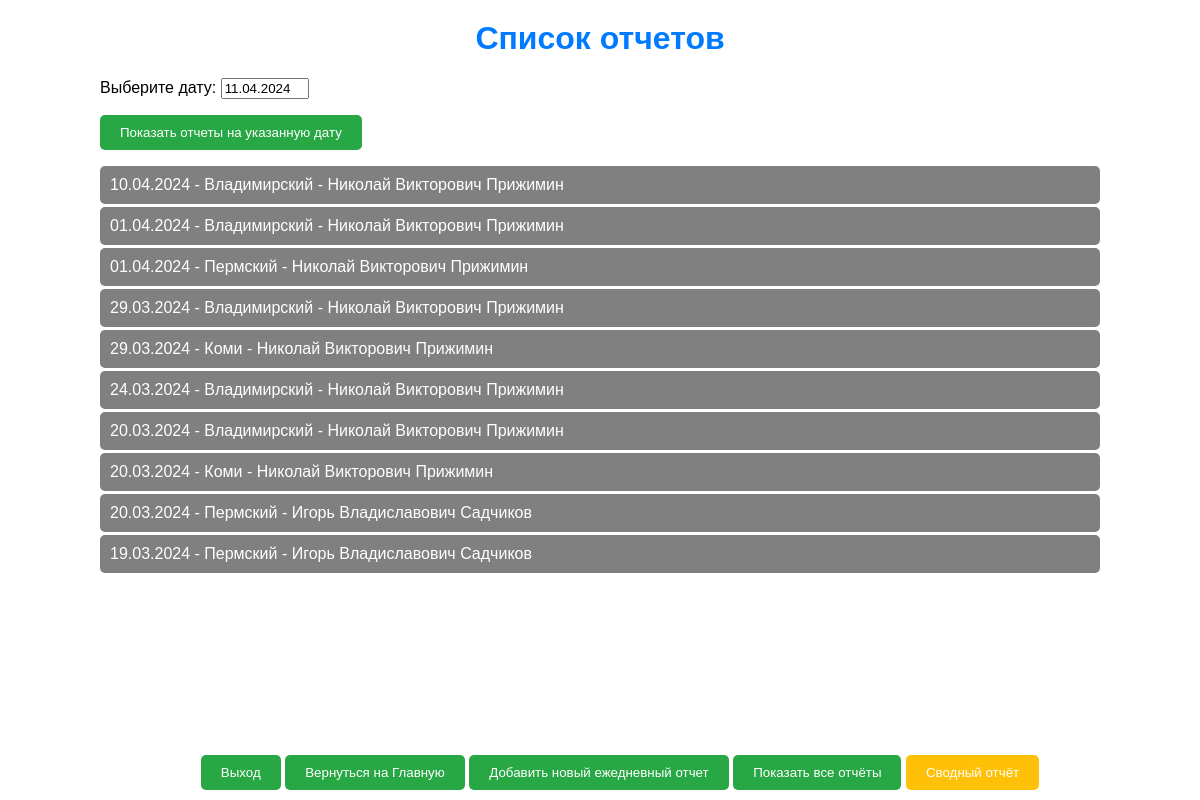
Screenshot of /daily/ (signed in) with the database file from the repository.
### daily/models.py (models this page shows, shortened)
class DailyReport(models.Model):
    created_at = models.DateTimeField('Время создания', auto_now_add=True, editable=False)  # Нередактируемое поле с временем создания
    report_date = models.DateField('Отчётная дата')
    author = models.ForeignKey(User, verbose_name='Автор', on_delete=models.CASCADE)
    department = models.ForeignKey(Department, verbose_name='Филиал', on_delete=models.CASCADE)
    field_1 = models.PositiveSmallIntegerField('Незакрытие постов охраны', default=0)
    field_2 = models.PositiveSmallIntegerField('Отсутствие спец. средств и оружия', default=0)
    field_3 = models.PositiveSmallIntegerField('Ненадлежащее проведение досмотра', default=0)
    field_4 = models.PositiveSmallIntegerField('Самовольное покидание поста', default=0)
    field_5 = models.PositiveSmallIntegerField('Допущение проникновения посторонних лиц', default=0)
    field_6 = models.PositiveSmallIntegerField('Допущение прохода по чужому пропуску (без пропуска)', default=0)
    field_7 = models.PositiveSmallIntegerField('Нахождение на посту в нетрезвом виде', default=0)
    field_8 = models.PositiveSmallIntegerField('Неприбытие ГБР', default=0)
    field_9 = models.PositiveSmallIntegerField('Иные значимые нарушения', default=0)
    field_10 = models.PositiveSmallIntegerField('Количество проведенных проверок СБ за прошедшие сутки', default=0)
    field_11 = models.PositiveSmallIntegerField('Количество направленных претензионных писем за прошедшие сутки', default=0)

class Department(models.Model):
    name = models.CharField(max_length=100)

### daily/views.py (the view)
# urls.py: path('', daily_reports, name='daily_reports'),  # Маршрут по умолчанию для списка отчетов
@login_required
def daily_reports(request):
    user = request.user
    user_departments = UserDepartment.objects.filter(user=user).values_list('department', flat=True)
    reports = DailyReport.objects.filter(department__in=user_departments).order_by('-report_date')
    if request.method == 'POST':
        form = DateForm(request.POST)
        if form.is_valid():
            selected_date = form.cleaned_data['selected_date']
            reports = reports.filter(report_date=selected_date)
    else:
        form = DateForm(initial={'selected_date': get_date_for_report()})
    for report in reports:
        report.user_full_name = f"{report.author.first_name} {report.author.last_name}"
    summary_reports_creators = []
    first_summary_report = CreatorsSummaryReport.objects.first()
    if first_summary_report:
        summary_reports_creators = [user.username for user in first_summary_report.creators.all()]
    return render(request, 'daily/reports_list.html',
                  {'reports': reports,
                   'form': form,
                   'summary_reports_creators': summary_reports_creators})

### daily/forms.py
class DateForm(forms.Form):
    selected_date = forms.DateField(label='Выберите дату')

### daily/utils.py (called while the page is built)
def get_date_for_report():
    current_datetime = timezone.now().astimezone(tz=timezone.get_current_timezone())
    match current_datetime.weekday():
        case 5 | 6:
            return (current_datetime.date()
                    - timezone.timedelta(days=current_datetime.weekday())
                    + timezone.timedelta(days=4))
        case 0:
            if current_datetime.time() < timezone.datetime.strptime('09:30', '%H:%M').time():
                return (current_datetime.date()
                        - timezone.timedelta(days=current_datetime.weekday())
                        + timezone.timedelta(days=4, weeks=-1))
            else:
                return current_datetime.date()
        case _:
            return (current_datetime.date() - timezone.timedelta(days=1))

### daily/templates/daily/reports_list.html (shortened to what this page needs)
{% load static %}
<!DOCTYPE html>
<html lang="ru">
    <head>
        <link rel="stylesheet" type="text/css" href="{% static 'css/styles.css' %}">
    </head>
    <body>
        <div class="container">
            <h1>Список отчетов</h1>
            <div class="button-container">
                <form method="post" class="form-group">
                    {{ form.as_p }}
                    <button type="submit">Показать отчеты на указанную дату</button>
                </form>
            </div>
            <ul class="report-list">
                {% for report in reports %}
                <li>
                    <a href="{% url 'report_details' report.id %}" class="action-button">
                        {{ report.report_date|date:"d.m.Y" }} - {{ report.department.name }} - {{ report.user_full_name }}
                    </a>
                </li>
                {% empty %}
                <li>Нет доступных отчетов</li>
                {% endfor %}
            </ul>
        </div>
        <div class="actions">
            <a href="{% url 'accounts:custom_logout' %}" class="action-link">
                <button type="button">Выход</button>
            </a>
            <a href="{% url 'dashboard' %}" class="action-link">
                <button type="button">Вернуться на Главную</button>
            </a>
            <a href="{% url 'add_daily_report' %}" class="action-link">
                <button type="button">Добавить новый ежедневный отчет</button>
            </a>
            <a href="{% url 'daily_reports' %}" class="action-link">
                <button type="button">Показать все отчёты</button>
            </a>
            {% if request.user.username in summary_reports_creators %}
            <a href="{% url 'summary_report' %}" class="action-link">
                <button type="button" class="yellow-button">Сводный отчёт</button>
            </a>
            {% endif %}
        </div>
    </body>
</html>

### static/css/styles.css (style rules this page uses)
body { font-family: Arial, sans-serif; margin: 20px; }
h1 { color: #007bff; text-align: center; margin-top: 0; }
.container { width: 90%; max-width: 1000px; margin: 0 auto; }
.login-button, .action-button { background-color: #28a745; color: white; padding: 10px 20px; border: none; border-radius: 5px; cursor: pointer; transition: background-color 0.3s ease; }
.report-list { height: calc(100vh - 260px); overflow-y: auto; list-style-type: none; padding: 0; }
.report-list li { list-style-type: none; margin-bottom: 3px; }
.report-list li a { display: block; padding: 10px; background-color: #808080; color: white; text-decoration: none; border-radius: 5px; }
.actions { position: fixed; bottom: 10px; width: 100%; text-align: center; }
.actions button { background-color: #28a745; color: white; padding: 10px 20px; border: none; border-radius: 5px; cursor: pointer; transition: background-color 0.3s ease; }
.actions a { text-decoration: none; }
.actions button.yellow-button { background-color: #ffc107; color: white; padding: 10px 20px; border: none; border-radius: 5px; cursor: pointer; transition: background-color 0.3s ease; }
input[type="text"], input[type="password"], input[type="email"], input[type="number"], input[type="date"], textarea { width: 80px; }
.form-group button { background-color: #28a745; color: white; padding: 10px 20px; border: none; border-radius: 5px; cursor: pointer; transition: background-color 0.3s ease; }

### rows the page displays
DailyReport: report_date "10.04.2024", department.name "Владимирский", user_full_name "Николай Викторович Прижимин"
DailyReport: report_date "01.04.2024", department.name "Владимирский", user_full_name "Николай Викторович Прижимин"
DailyReport: report_date "01.04.2024", department.name "Пермский", user_full_name "Николай Викторович Прижимин"
DailyReport: report_date "29.03.2024", department.name "Владимирский", user_full_name "Николай Викторович Прижимин"
DailyReport: report_date "29.03.2024", department.name "Коми", user_full_name "Николай Викторович Прижимин"
DailyReport: report_date "24.03.2024", department.name "Владимирский", user_full_name "Николай Викторович Прижимин"
DailyReport: report_date "20.03.2024", department.name "Владимирский", user_full_name "Николай Викторович Прижимин"
DailyReport: report_date "20.03.2024", department.name "Коми", user_full_name "Николай Викторович Прижимин"
DailyReport: report_date "20.03.2024", department.name "Пермский", user_full_name "Игорь Владиславович Садчиков"
DailyReport: report_date "19.03.2024", department.name "Пермский", user_full_name "Игорь Владиславович Садчиков"
